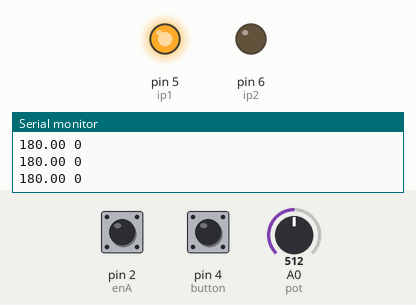
A sketch run on a simulated Arduino Uno, built with avr-gcc and run on an emulated ATmega328P. On the bench: output pins drawn as LEDs (lit = HIGH), the last lines printed to the serial monitor. The inputs (shaded band) are chosen by the test bench; at power-on: A0 (pot) = 512, pin 4 (button) HIGH, pin 2 (enA) HIGH.

Above: at 1.2 s.
1.3 s: A0 (pot) set to 306
At 1.9 s:
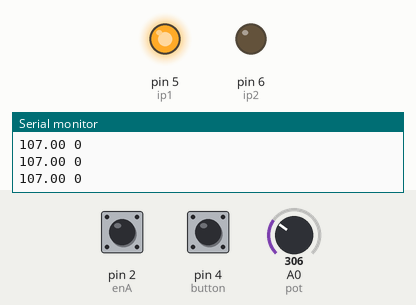
2.8 s: pin 4 (button) pulled LOW for 1 s
At 2.96 s:
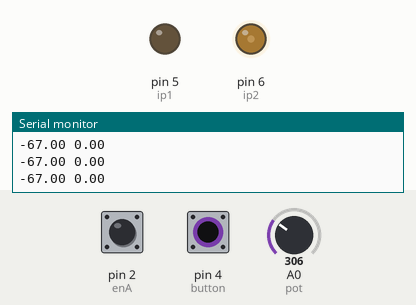
5.8 s: pin 4 (button) pulled LOW for 0.15 s
At 6.7 s:
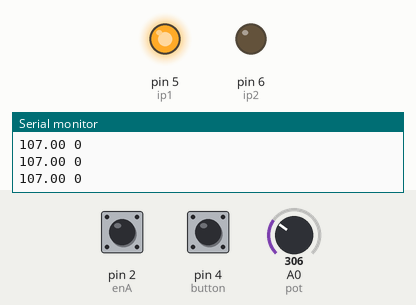
7.4 s: pin 4 (button) pulled LOW for 3.2 s
At 7.8 s:
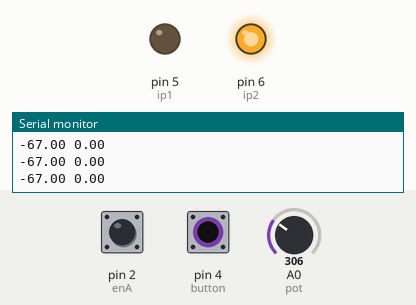
Timing chart, 0 to 12.1 s (numbered marks = the images above; inputs shaded):
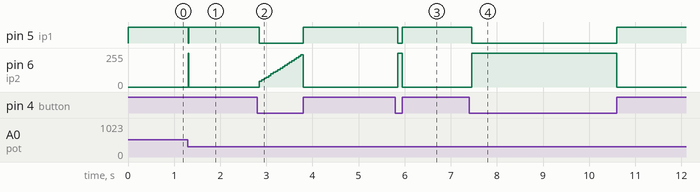

Measured:
- after the input at 1.3 s, pin 5 (ip1): HIGH → LOW at once, → HIGH 0.01 s later; pin 6 (ip2): 0/255 → 255/255 at once, → 0/255 0.01 s later
- after the input at 2.8 s, pin 5 (ip1): HIGH → LOW after 0.05 s, → HIGH 0.95 s later; pin 6 (ip2): rises from 0/255 to 242/255 in 0.90 s, then falls to 0/255 in 0.05 s
- after the input at 5.8 s, pin 5 (ip1): HIGH → LOW after 0.05 s, → HIGH 0.10 s later; pin 6 (ip2): 0/255 → 255/255 after 0.05 s, → 0/255 0.10 s later
- after the input at 7.4 s, pin 5 (ip1): HIGH → LOW after 0.05 s, → HIGH 3.1 s later; pin 6 (ip2): 0/255 → 255/255 after 0.05 s, → 0/255 3.1 s later

The sketch:

MOTOR_CONTROL.ino
```cpp
#define pot A0
#define ip1 5
#define ip2 6
#define enA 2
#define enB 3
#define button 4

int dir;
float targetpos,targetrpm;
volatile long encoderCount=0;
float pos,posprev=0,rpm;
volatile unsigned long count=0;
unsigned long countprev,T,Tprev;
float Tdiff,V,Vmax=11.5;
//PID parameters
float epos,eprevpos=0,erpm,eprevrpm=0,eintegralpos=0,eintegralrpm=0;

void setup()
{
  Serial.begin(9600);
  pinMode(pot,INPUT);
  pinMode(ip1,OUTPUT);
  pinMode(ip2,OUTPUT);
  pinMode(button,INPUT_PULLUP);
  pinMode(enA,INPUT_PULLUP);
  pinMode(enB,INPUT_PULLUP);
  attachInterrupt(digitalPinToInterrupt(enA),readpos,RISING);

  cli();
  TCCR1A=0;
  TCCR1B=0;
  TCNT1=0;
  OCR1A=12499;  //Prescaler=64
  TCCR1B|=1<<WGM12;
  TCCR1B|=1<<CS11|1<<CS10;
  TIMSK1|=1<<OCIE1A;
  sei();
}

void loop()
{
  if(digitalRead(button)==HIGH)
  {
    int potip=analogRead(pot);
    targetpos=map(potip,0,1023,0,360);
    float kp=12,ki=0.08,kd=27.5;
    T=micros();
    pos=encoderCount;
    Tdiff=((float)(T-Tprev))/1000000;
    //PID Algorithm
    epos=(targetpos-((int)pos%360));
    float derivative=(epos-eprevpos)/Tdiff;
    eintegralpos+=epos*Tdiff;
    //Control Signal
    V=kp*epos+ki*eintegralpos+kd*derivative;
    if(V>0)
      dir=1;
    else if(V<0)
      dir=-1;
    else
      dir=0;
    V=fabs(V);
    if(V>Vmax)
      V=Vmax;
    setOutput(dir,V);
    Serial.print(targetpos);
    Serial.print(" ");
    Serial.println((int)pos%360);
    posprev=pos;
    countprev=count;
    Tprev=T;
    eprevpos=epos;
  }
  else
  {
    if(count>countprev)
    {
      int potip=analogRead(pot);
      T=micros();
      pos=encoderCount;
      Tdiff=((float)(T-Tprev))/1000000;
      targetrpm=map(potip,0,1023,-166,166);
      float kp=0.02,ki=0.15,kd=0;
      rpm=(pos-posprev)/Tdiff/6;
      //PID Algorithm
      erpm=targetrpm-rpm;
      float derivative=(erpm-eprevrpm)/Tdiff;
      eintegralrpm+=erpm*Tdiff;
      //Control Signal
      V=kp*erpm+ki*eintegralrpm+kd*derivative;
      if(V>0)
        dir=1;
      else if(V<0)
        dir=-1;
      else
        dir=0;
      V=fabs(V);
      if(V>Vmax)
        V=Vmax;
      setOutput(dir,V);
      Serial.print(targetrpm);
      Serial.print(" ");
      Serial.println(rpm);
      posprev=pos;
      countprev=count;
      Tprev=T;
      eprevrpm=erpm;
    }
  }
}

void readpos()
{
  bool b=digitalRead(enB);
  if(b==LOW)
    encoderCount++;
  else
    encoderCount--;
}

void setOutput(int dir,float V)
{
  int PWMval=(int)(255*V/Vmax);
  if(PWMval>255)
    PWMval=255;
  if(dir==1)
  {
    analogWrite(ip1,PWMval);
    analogWrite(ip2,0);
  }
  else if(dir==-1)
  {
    analogWrite(ip1,0);
    analogWrite(ip2,PWMval);
  }
  else
  {
    analogWrite(ip1,0);
    analogWrite(ip2,0);
  }
}

ISR(TIMER1_COMPA_vect)
{
  count++;
}
```
